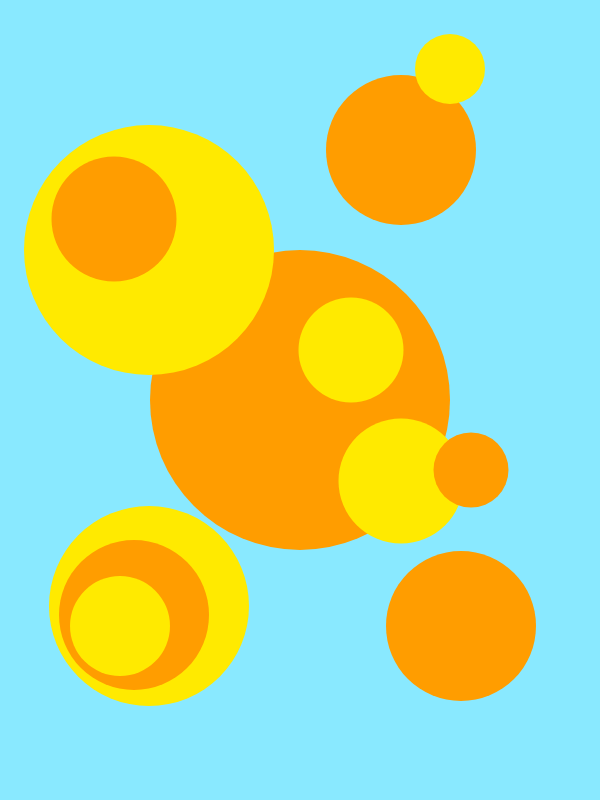
Frame 1 (no input)
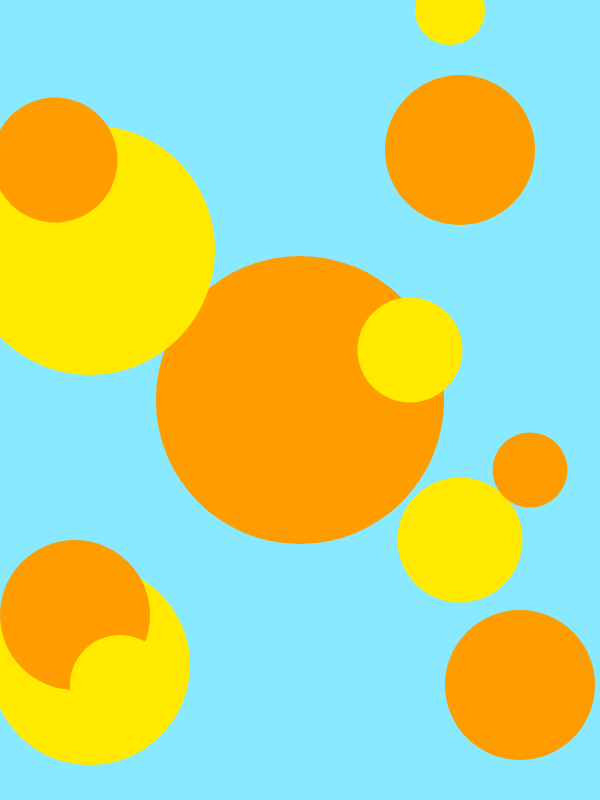
Frame 60 (no input)
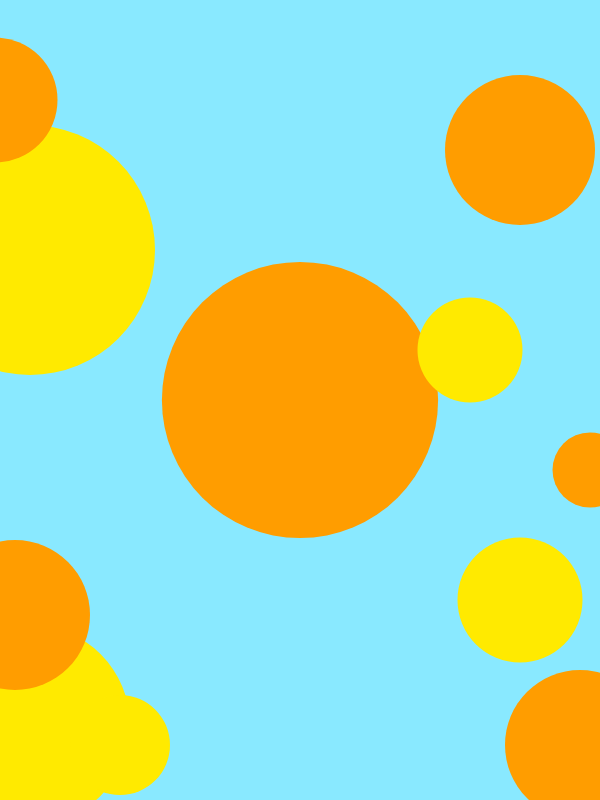
Frame 120 (the mouse pressed at the canvas centre since frame 60)

The p5.js sketch that drew these frames (run headless with seeded random() and noise() and a simulated clock; from frame 60 on, the mouse is pressed at the canvas centre):

// p5.js sketch
// ── sketch.js
let x = 0
let topcolor,bottomcolor

function setup() {
  createCanvas(600, 800);
  frameRate(35)
 // topcolor = color("#89E9FF");
  //bottomcolor = ("#AE00FF");
  //for(let y=0; y<height; y++){
    
   // n = map(y,0,height,0,1)
    //let newcolor = lerpColor(topcolor, bottomcolor , n)
    //stroke(newcolor);
   // line(0,y,width,y);
  }


function draw() {
  
 background("#89E9FF")
  noStroke()
  
  fill("#FF9D00")
  ellipse(300,400,300-x)
  fill("#FF9D00")
  ellipse(460+frameCount,625+frameCount,150,150)
  fill("#FFEA00")
  ellipse(150-frameCount,605+frameCount,200,200)
  fill("#FF9D00")
  ellipse(135-frameCount,615,150,150)
  fill("#FFEA00")
  ellipse(120,625+frameCount,100,100)
  fill("#FFEA00")
  ellipse(350+frameCount,350,105,105)
  fill("#FFEA00")
  ellipse(400+frameCount,480+frameCount,125,125)
  fill("#FF9D00")
  ellipse(470+frameCount,470,75,75)
  fill("#FFEA00")
  ellipse(150-frameCount,250,250,250)
  fill("#FF9D00")
  ellipse(115-frameCount,220-frameCount,125,125)
  fill("#FF9D00")
  ellipse(400+frameCount,150,150,150)
  fill("#FFEA00")
  ellipse(450,70-frameCount,70,70)
  
  x = x+0.2
  
}

function doubleClicked() {
  noLoop();

}

  //radialGradient(
  //width/2,height/2,0,
  //width/2, height/2, 350,
  //color(190,100,100,100),
  //color(250,100,100,100)
  //ellipse(300,400,200,200)


//function radialGradient(sX, sY , sR , eX , eY ,  eR , colorS , colorE ){
  //let gradient = drawingContext.createRadialGradient(
  //sX , sY , sR , eX , eY , eR
  //);
  //gradient.addColorStop(0,colorS)
  //gradient.addColorStop(1,colorE)
//}
